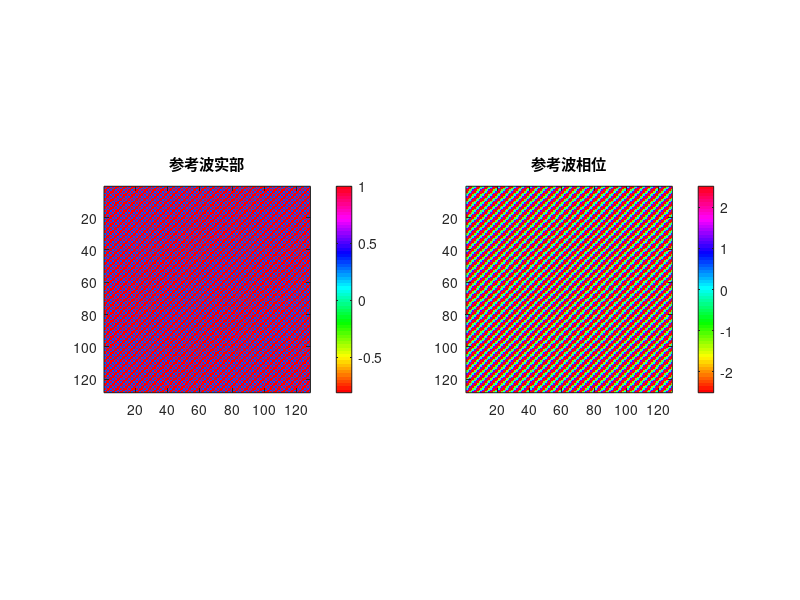
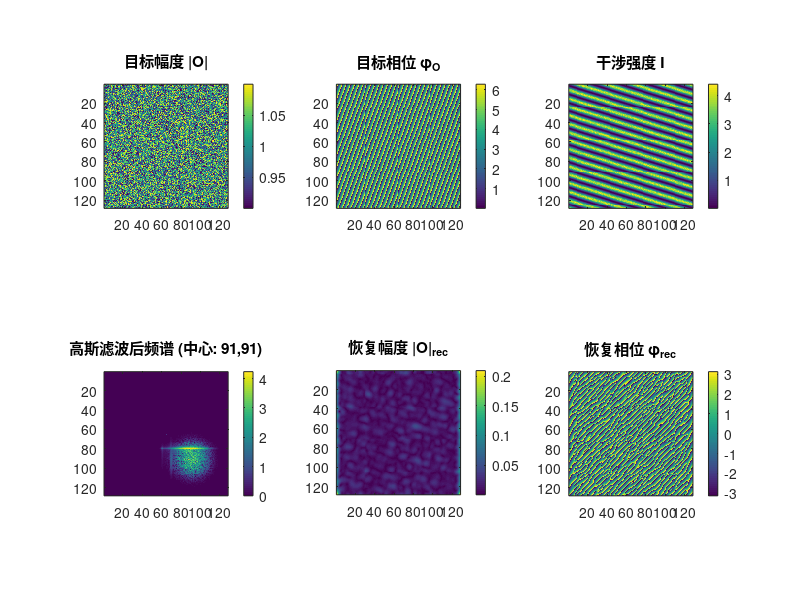

Recreate these plots in MATLAB, in order.
%% 该版本根据GS_test2删除注释而来，还需修改逻辑和具体细节
%% 数字全息仿真示例
clc; clear; close all;

%% 1. 生成目标信号 (模拟通信信号)，平面波入射模型
rng(1);
% 假设N×N均匀平面阵列，阵元间距d（通常为半波长）
% 入射波方向由方位角θ和俯仰角φ定义

% 参数设置
N = 128;           % 阵列大小
d = 0.5;          % 阵元间距（以波长为单位，d=λ/2）
theta = 30;       % 方位角（度），范围[-90, 90]
phi = 20;         % 俯仰角（度），范围[0, 180]

% 转换为弧度
theta_rad = deg2rad(theta);
phi_rad = deg2rad(phi);

% 生成阵列索引
[x_idx, y_idx] = meshgrid(0:N-1, 0:N-1);

% 计算方向余弦
u = sin(theta_rad) * cos(phi_rad);  % x方向余弦
v = sin(theta_rad) * sin(phi_rad);  % y方向余弦

% 计算相对相位延迟
% 相对于阵列中心(N/2, N/2)的相位
center_x = (N-1)/2;
center_y = (N-1)/2;
phase_relative = 2*pi * d * ((x_idx - center_x) * u + (y_idx - center_y) * v);

% 生成目标信号相位矩阵
O_phase = mod(phase_relative, 2*pi);  % 取模到[0, 2π)
% 或直接使用相位值，不需取模
% O_phase = phase_relative;

% 目标信号幅度 (高斯噪声)
O_amp = ones(N,N) + (2*rand(N)-1)/10;

% 复信号
O = O_amp .* exp(1i*O_phase);

%% 2. 生成参考平面波
lambda = 633e-9;
d = 5e-6;  % 像素尺寸

% 归一化频率（在傅里叶变换中范围[-0.5, 0.5]）
% 这对应平面波的倾斜角
kx_norm = 0.2;  % 归一化频率，无量纲
kx = kx_norm;
ky_norm = 0.2;  % 归一化频率，无量纲
ky = kx_norm;

% 从归一化频率计算实际倾斜角
theta_x_actual = asind(kx_norm * lambda / d);  % 实际角度 [度]
theta_y_actual = asind(ky_norm * lambda / d);
fprintf('实际倾斜角: θ_x=%.2f°, θ_y=%.2f°\n', theta_x_actual, theta_y_actual);

% 像素坐标（无量纲索引）
[X_idx, Y_idx] = meshgrid(0:N-1, 0:N-1);

% 参考波（使用归一化频率）
R = exp(1i * 2*pi * (kx_norm * X_idx + ky_norm * Y_idx));

% 可视化
figure;
subplot(1,2,1);
imagesc(real(R));
title('参考波实部');
axis image; colorbar;

subplot(1,2,2);
imagesc(angle(R));
title('参考波相位');
axis image; colorbar; colormap hsv;

%% 3. 模拟干涉强度测量
I = abs(O + R).^2;

%% 4. 显示干涉条纹
figure;
subplot(2,3,1); imagesc(O_amp); axis image; colorbar; title('目标幅度 |O|');
subplot(2,3,2); imagesc(O_phase); axis image; colorbar; title('目标相位 φ_O');
subplot(2,3,3); imagesc(I); axis image; colorbar; title('干涉强度 I');

%% 5. 傅里叶变换 & 频域滤波 (优化版)
F_I = fftshift(fft2(I));

% --- 1. 定义滤波窗口参数 ---
center = floor(N/2) + 1; % 确保中心坐标是整数
% 假设 kx, ky 是归一化的频率偏移 (范围 -0.5 到 0.5)
% 计算 +1 级频谱的中心坐标
cx_plus = center + round(kx * N);
cy_plus = center + round(ky * N);

% 方法1：生成与频域矩阵相同大小的坐标网格
sigma = 8; % 根据你的频谱扩散程度调整，越大包含信息越多，但噪声也越多
center_y = floor(N/2) + 1;
center_x = floor(N/2) + 1;
[X, Y] = meshgrid(1:N, 1:N);  % 生成N×N的网格
Gauss_filter = exp(-((X - cx_plus).^2 + (Y - cy_plus).^2) / (2*sigma^2));

% 应用滤波
F_filtered = F_I .* Gauss_filter;

% --- 3. 显示滤波后的频谱 (验证是否截取正确) ---
subplot(2,3,4); 
imagesc(log(abs(F_filtered)+1)); 
axis image; colorbar; 
title(['高斯滤波后频谱 (中心: ' num2str(cx_plus) ',' num2str(cy_plus) ')']);


% 5. 可选：移频到中心（消除载频）
offset_y = center_y - cy_plus;
offset_x = center_x - cx_plus;
F_centered = circshift(F_filtered, [offset_y, offset_x]);

%% 6. 逆傅里叶变换提取复信号
O_recon = ifft2(ifftshift(F_centered));

% 除以已知参考波
O_recon = O_recon ./ conj(R);

%% 7. 显示恢复结果
subplot(2,3,5); imagesc(abs(O_recon)); axis image; colorbar; title('恢复幅度 |O|_{rec}');
subplot(2,3,6); imagesc(angle(O_recon)); axis image; colorbar; title('恢复相位 φ_{rec}');
